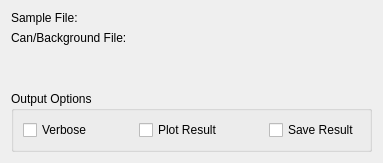
     <widget class="QWidget" name="tabTransmission">
      <attribute name="title">
       <string>Transmission</string>
      </attribute>
      <layout class="QVBoxLayout" name="verticalLayout_17">
       <item>
        <layout class="QGridLayout" name="gridLayout_2">
         <item row="0" column="1">
          <widget class="MantidQt::MantidWidgets::MWRunFiles" name="transInputFile" native="true">
           <property name="label" stdset="0">
            <string/>
           </property>
           <property name="fileExtensions" stdset="0">
            <stringlist>
             <string>.raw</string>
            </stringlist>
           </property>
          </widget>
         </item>
         <item row="1" column="1">
          <widget class="MantidQt::MantidWidgets::MWRunFiles" name="transCanFile" native="true">
           <property name="label" stdset="0">
            <string/>
           </property>
           <property name="fileExtensions" stdset="0">
            <stringlist>
             <string>.raw</string>
            </stringlist>
           </property>
          </widget>
         </item>
         <item row="0" column="0">
          <widget class="QLabel" name="label_3">
           <property name="text">
            <string>Sample File: </string>
           </property>
          </widget>
         </item>
         <item row="1" column="0">
          <widget class="QLabel" name="label_8">
           <property name="text">
            <string>Can/Background File:</string>
           </property>
          </widget>
         </item>
         <item row="2" column="0">
          <spacer name="verticalSpacer_3">
           <property name="orientation">
            <enum>Qt::Vertical</enum>
           </property>
           <property name="sizeHint" stdset="0">
            <size>
             <width>20</width>
             <height>40</height>
            </size>
           </property>
          </spacer>
         </item>
        </layout>
       </item>
       <item>
        <widget class="QGroupBox" name="trans_OutputOptions">
         <property name="title">
          <string>Output Options</string>
         </property>
         <layout class="QVBoxLayout" name="verticalLayout_29">
          <item>
           <layout class="QHBoxLayout" name="horizontalLayout_44">
            <item>
             <widget class="QCheckBox" name="trans_ckVerbose">
              <property name="enabled">
               <bool>true</bool>
              </property>
              <property name="text">
               <string>Verbose</string>
              </property>
             </widget>
            </item>
            <item>
             <spacer name="horizontalSpacer_17">
              <property name="orientation">
               <enum>Qt::Horizontal</enum>
              </property>
              <property name="sizeHint" stdset="0">
               <size>
                <width>40</width>
                <height>20</height>
               </size>
              </property>
             </spacer>
            </item>
            <item>
             <widget class="QCheckBox" name="trans_ckPlot">
              <property name="text">
               <string>Plot Result</string>
              </property>
             </widget>
            </item>
            <item>
             <spacer name="horizontalSpacer_18">
              <property name="orientation">
               <enum>Qt::Horizontal</enum>
              </property>
              <property name="sizeHint" stdset="0">
               <size>
                <width>40</width>
                <height>20</height>
               </size>
              </property>
             </spacer>
            </item>
            <item>
             <widget class="QCheckBox" name="trans_ckSave">
              <property name="text">
               <string>Save Result</string>
              </property>
             </widget>
            </item>
           </layout>
          </item>
         </layout>
        </widget>
       </item>
      </layout>
     </widget>
